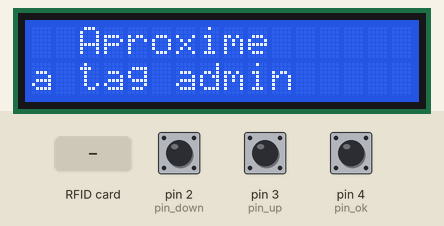
Bench run of a sketch on a simulated Arduino Uno, built with avr-gcc and run on an emulated ATmega328P. On the bench: 16×2 character LCD. The inputs (shaded band) are chosen by the test bench; at power-on: pin 2 (pin_down) HIGH, pin 3 (pin_up) HIGH, pin 4 (pin_ok) HIGH. EEPROM starts erased; what the sketch prints to the serial monitor is not drawn.

Above: at 3.3 s.
3.4 s: RFID card 16 40 C7 73 held to the reader
At 4.8 s:
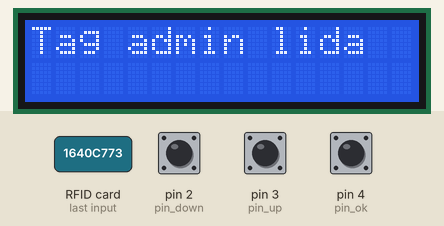
6.4 s: RFID card 5E 7A 19 C4 held to the reader
At 9.0 s:
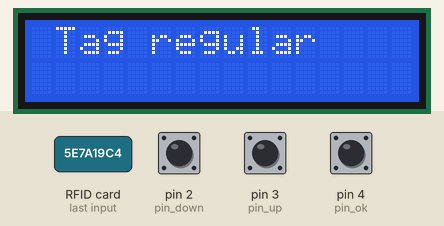
9.4 s: pin 2 (pin_down) pulled LOW for 1 s
At 10.8 s:
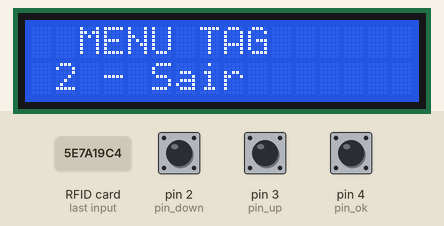
11.9 s: RFID card 5E 7A 19 C4 held to the reader
At 14.9 s:
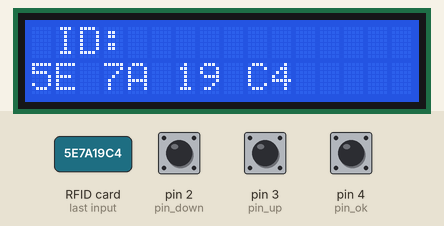
Timing chart, 0 to 15.9 s (numbered marks = the images above; inputs shaded):
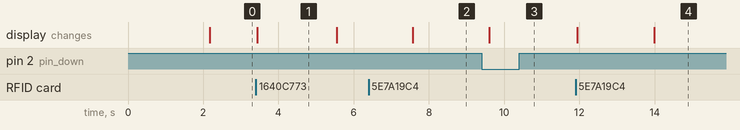

The sketch:

rfid_menu_v2.ino
```cpp
#include <Wire.h>
#include <LiquidCrystal_I2C.h>
#include <MFRC522.h>
#include <EEPROM.h>

#define SS_PIN 10
#define RST_PIN 9

#define pin_up 3
#define pin_down 2
#define pin_ok 4

MFRC522 mfrc522(SS_PIN, RST_PIN); // Instância do objeto MFRC522
LiquidCrystal_I2C lcd(0x27, 16, 2); // Endereço do display LCD 16x2

enum Menu { CADASTRO, GERENCIAMENTO, REMOCAO };
Menu menuState = CADASTRO;
byte selectedID = 0;
byte adminID[4] = {0x16, 0x40, 0xC7, 0x73}; // ID da tag de administrador

void setup() {
  Serial.begin(9600);

  pinMode(pin_up, INPUT_PULLUP);
  pinMode(pin_down, INPUT_PULLUP);
  pinMode(pin_ok, INPUT_PULLUP);

  SPI.begin();
  mfrc522.PCD_Init();
  lcd.init();
  lcd.backlight();
  lcd.setCursor(0, 0);
  lcd.print("  RFID Menu  ");
  lcd.setCursor(0, 1);
  lcd.print("  Aguardando  ");
  delay(2000);
  lcd.clear();
  lcd.print("  Aproxime   ");
  lcd.setCursor(0, 1);
  lcd.print("a tag admin  ");
}

void loop() {
  if (mfrc522.PICC_IsNewCardPresent() && mfrc522.PICC_ReadCardSerial()) {
    byte newID[4];
    for (byte i = 0; i < 4; i++) {
      newID[i] = mfrc522.uid.uidByte[i];
    }

    if (isAdminTag(newID)) {
      handleAdminTag();
    } else {
      handleRegularTag(newID);
    }

    mfrc522.PICC_HaltA();
    mfrc522.PCD_StopCrypto1();
  }
}

boolean isAdminTag(byte* tagID) {
  for (byte i = 0; i < 4; i++) {
    if (tagID[i] != adminID[i])
      return false;
  }
  return true;
}

void handleAdminTag() {
  lcd.clear();
  lcd.print("Tag admin lida");
  delay(2000);
  while (true) {
    //delay(100);
    lcd.clear();
    lcd.print("  MENU ADMIN  ");
    lcd.setCursor(0, 1);
    lcd.print(" 1 - Cadastro ");
    lcd.setCursor(0, 2);
    lcd.print(" 2 - Gerenc.  ");
    lcd.setCursor(0, 3);
    lcd.print(" 3 - Remocao  ");

    byte button = checkButtons();

    if (button == 1) {
      menuState = CADASTRO;
      break;
    } else if (button == 2) {
      menuState = GERENCIAMENTO;
      break;
    } else if (button == 3) {
      menuState = REMOCAO;
      break;
    }
  }

  handleMenuState();
}

void handleRegularTag(byte* tagID) {
  lcd.clear();
  lcd.print(" Tag regular  ");
  delay(2000);
  while (true) {
    lcd.clear();
    lcd.print("  MENU TAG   ");
    lcd.setCursor(0, 1);
    lcd.print(" 1 - Ler ID  ");
    lcd.setCursor(0, 2);
    lcd.print(" 2 - Sair    ");

    byte button = checkButtons();

    if (button == 1) {
      lcd.clear();
      lcd.print(" ID:");
      lcd.setCursor(0, 1);
      printTagID(tagID);
      delay(2000);
      break;
    } else if (button == 2) {
      break;
    }
  }
}

void handleMenuState() {
  if (menuState == CADASTRO) {
    handleCadastro();
  } else if (menuState == GERENCIAMENTO) {
    handleGerenciamento();
  } else if (menuState == REMOCAO) {
    handleRemocao();
  }
}

void handleCadastro() {
  lcd.clear();
  lcd.print("  CADASTRO   ");
  lcd.setCursor(0, 1);
  lcd.print("Pressione OK");

  while (true) {
    byte button = checkButtons();

    if (button == 1) {
      saveTagID();
      lcd.clear();
      lcd.print("  Tag salva! ");
      delay(2000);
      break;
    }
  }
}

void handleGerenciamento() {
  lcd.clear();
  lcd.print("GERENCIAMENTO");
  lcd.setCursor(0, 1);
  lcd.print(" Selecione ID");

  byte numTags = EEPROM.read(0);
  byte selectedID = 1;

  while (true) {
    lcd.setCursor(0, 2);
    lcd.print("ID: ");
    lcd.print(selectedID);

    byte button = checkButtons();

    if (button == 1 && selectedID < numTags) {
      selectedID++;
    } else if (button == 2 && selectedID > 1) {
      selectedID--;
    } else if (button == 3) {
      lcd.clear();
      lcd.print("  ID selecionado");
      lcd.setCursor(0, 1);
      printTagID(selectedID);
      delay(2000);
      break;
    }
  }
}

void handleRemocao() {
  lcd.clear();
  lcd.print("  REMOCAO   ");
  lcd.setCursor(0, 1);
  lcd.print(" Selecione ID");

  byte numTags = EEPROM.read(0);
  byte selectedID = 1;

  while (true) {
    lcd.setCursor(0, 2);
    lcd.print("ID: ");
    lcd.print(selectedID);

    byte button = checkButtons();

    if (button == 1 && selectedID < numTags) {
      selectedID++;
    } else if (button == 2 && selectedID > 1) {
      selectedID--;
    } else if (button == 3) {
      removeTag(selectedID);
      lcd.clear();
      lcd.print("  ID removido! ");
      delay(2000);
      break;
    }
  }
}

byte checkButtons() {
  // Implemente a lógica para verificar os botões (pode variar de acordo com o hardware utilizado)
  // Retorne 1 para o botão UP, 2 para DOWN e 3 para OK.
  if(!digitalRead(pin_up)){
    delay(30);
    Serial.println("pin_up");
    return 1;
  }
  if(!digitalRead(pin_down)){
    delay(30);
    Serial.println("pin_down");
    return 2;
  }
  if(!digitalRead(pin_ok)){
    delay(30);
    Serial.println("pin_ok");
    return 3;
  }
}

void printTagID(byte* tagID) {
  for (byte i = 0; i < 4; i++) {
    if (tagID[i] < 0x10) {
      lcd.print("0");
    }
    lcd.print(tagID[i], HEX);
    lcd.print(" ");
  }
}

void saveTagID() {
  byte numTags = EEPROM.read(0);
  byte newTagID[4];

  for (byte i = 0; i < 4; i++) {
    newTagID[i] = mfrc522.uid.uidByte[i];
    EEPROM.write(numTags * 4 + i + 1, newTagID[i]);
  }

  EEPROM.write(0, numTags + 1);
}

void removeTag(byte tagIndex) {
  byte numTags = EEPROM.read(0);

  for (byte i = tagIndex; i < numTags; i++) {
    for (byte j = 0; j < 4; j++) {
      EEPROM.write(i * 4 + j + 1, EEPROM.read((i + 1) * 4 + j + 1));
    }
  }

  EEPROM.write(0, numTags - 1);
}
```

Measured:
- after the input at 3.4 s, the display: changes at once (image 1)
- after the input at 6.4 s, the display: changes after 1.2 s (image 2)
- after the input at 9.4 s, the display: changes after 0.21 s (image 3)
- after the input at 11.9 s, the display: first changes at once (image 4 shows a later state)
- what the display in image 1 shows lasts 2.2 s, from 3.4 s to 5.6 s
